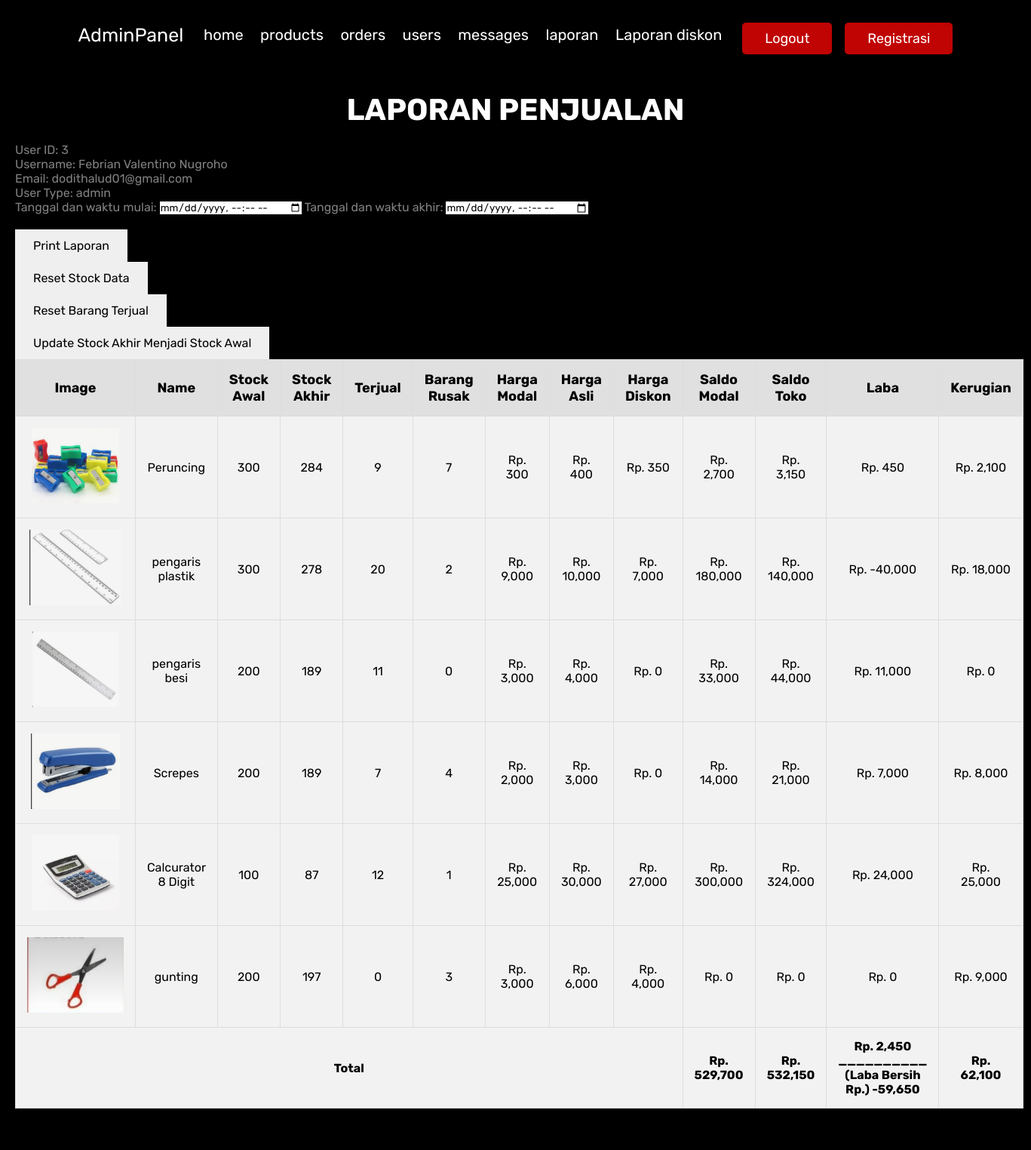
The app's page /admin_report.php (signed in) with its own data.
### tables this page shows
CREATE TABLE `users` (
  `id` int(100) NOT NULL,
  `name` varchar(100) NOT NULL,
  `email` varchar(100) NOT NULL,
  `password` varchar(100) NOT NULL,
  `user_type` varchar(20) NOT NULL DEFAULT 'user',
  `last_login` datetime DEFAULT NULL,
  `last_logout` datetime DEFAULT NULL
);

CREATE TABLE `products` (
  `id` int(100) NOT NULL,
  `name` varchar(100) NOT NULL,
  `cost_price` int(11) NOT NULL,
  `price` int(100) NOT NULL,
  `quantity` int(11) NOT NULL,
  `initial_stock` int(11) NOT NULL,
  `image` varchar(100) NOT NULL,
  `initial_stocks` int(11) NOT NULL,
  `damaged_goods` int(11) NOT NULL,
  `discount_price` decimal(10,2) NOT NULL,
  `initial_stockss` int(11) DEFAULT NULL,
  `awal_stock` int(11) DEFAULT NULL
);

### admin_report.php (the view, shortened to what this page needs)
<?php
include 'config.php';
$admin_id = $_SESSION['admin_id'];
$select_admin = mysqli_query($conn, "SELECT * FROM users WHERE id = '$admin_id'") or die('query failed');
$admin_info = mysqli_fetch_assoc($select_admin);
$print_date = date('Y-m-d H:i:s');
?>
<!DOCTYPE html>
<html lang="en">
<head>
    <link rel="stylesheet" href="https://cdnjs.cloudflare.com/ajax/libs/font-awesome/6.0.0/css/all.min.css">
    <link href="assets/css/admin_style.css" rel="stylesheet">
</head>
<body>
    <?php include 'admin_header.php'; ?>
    <section class="sales-report">
        <h1 class="title">Laporan Penjualan</h1>
        <div class="user-info">
            <p style="color: grey;">User ID: <?php echo $admin_info['id']; ?></p>
            <p style="color: grey;">Username: <?php echo $admin_info['name']; ?></p>
            <p style="color: grey;">Email: <?php echo $admin_info['email']; ?></p>
            <p style="color: grey;">User Type: <?php echo $admin_info['user_type']; ?></p>
            <form method="post">
                <label for="start_datetime" style="color: grey;">Tanggal dan waktu mulai:</label>
                <input type="datetime-local" id="start_datetime" name="start_datetime" required>
                <label for="end_datetime" style="color: grey;">Tanggal dan waktu akhir:</label>
                <input type="datetime-local" id="end_datetime" name="end_datetime" required>
            </form>
        </div>
        <button class="print-btn no-print" onclick="window.print()">Print Laporan</button>
        <form method="post">
            <button type="submit" name="reset_stock" class="print-btn no-print">Reset Stock Data</button>
        </form>
        <form method="post">
            <button type="submit" name="reset_sold_quantity" class="print-btn no-print">Reset Barang Terjual</button>
        </form>
        <form method="post">
            <button type="submit" name="update_final_to_initial" class="print-btn no-print">Update Stock Akhir Menjadi Stock Awal</button>
        </form>
        <table>
            <thead>
                <tr>
                    <th>Image</th>
                    <th>Name</th>
                    <th>Stock Awal</th>
                    <th>Stock Akhir</th>
                    <th>Terjual</th>
                    <th>Barang Rusak</th>
                    <th>Harga Modal</th>
                    <th>Harga Asli</th>
                    <th>Harga Diskon</th>
                    <th>Saldo Modal</th>
                    <th>Saldo Toko</th>
                    <th>Laba</th>
                    <th>Kerugian</th>
                </tr>
            </thead>
            <tbody>
    <?php
    $total_cost = 0;
    $total_revenue = 0;
    $total_profit = 0;
    $total_loss = 0;
    $select_products = mysqli_query($conn, "SELECT * FROM products") or die('query failed');
    if (mysqli_num_rows($select_products) > 0) {
        while ($fetch_products = mysqli_fetch_assoc($select_products)) {
            $initial_stock = $fetch_products['initial_stocks'];
            $final_stock = $fetch_products['quantity'];
            $damaged_goods = $fetch_products['damaged_goods'] ?? 0;
            $cost_price = $fetch_products['cost_price'] ?? 0;
            $original_price = $fetch_products['price'] ?? 0;
            $discount_price = $fetch_products['discount_price'] ?? 0;
            $sold_quantity = $initial_stock - $final_stock ;
            $total_cost_product = $sold_quantity * $cost_price;
            $total_revenue_product = $sold_quantity * ($discount_price > 0 ? $discount_price : $original_price);
            $profit = $total_revenue_product - $total_cost_product;
            $loss = $damaged_goods * $cost_price;
            $total_cost += $total_cost_product;
            $total_revenue += $total_revenue_product;
            $total_profit += $profit;
            $total_loss += $loss;
            $adjusted_final_stock = $final_stock - $damaged_goods;
            $saldo_toko = $sold_quantity * ($discount_price > 0 ? $discount_price : $original_price);
            $saldo_modal = $sold_quantity * $cost_price;
    ?>
    <tr>
        <td><img src="uploaded_img/<?php echo $fetch_products['image']; ?>" height="100" alt=""></td>
        <td><?php echo $fetch_products['name']; ?></td>
        <td><?php echo $initial_stock; ?></td>
        <td><?php echo $adjusted_final_stock; ?></td>
        <td><?php echo $sold_quantity; ?></td>
        <td><?php echo $damaged_goods; ?></td>
        <td>Rp. <?php echo number_format($cost_price); ?></td>
        <td>Rp. <?php echo number_format($original_price); ?></td>
        <td>Rp. <?php echo number_format($discount_price); ?></td>
        <td>Rp. <?php echo number_format($saldo_modal); ?></td>
        <td>Rp. <?php echo number_format($saldo_toko); ?></td>
        <td>Rp. <?php echo number_format($profit); ?></td>
        <td>Rp. <?php echo number_format($loss); ?></td>
    </tr>
    <?php
        }
    } else {
        echo '<tr><td colspan="13" class="empty">No products available</td></tr>';
    }
    ?>
    </tbody>
    <tfoot>
        <?php
        $net_profit = $total_profit - $total_loss;
        ?>
        <tr class="total-row">
            <td colspan="9">Total</td>
            <td>Rp. <?php echo number_format($total_cost); ?></td>
            <td>Rp. <?php echo number_format($total_revenue); ?></td>
            <td>Rp. <?php echo number_format($total_profit); ?>  <br>__________ <br> (Laba Bersih Rp.) <?php echo number_format($net_profit); ?></td>
            <td>Rp. <?php echo number_format($total_loss); ?></td>
        </tr>
    </tfoot>
</table>
<div class="print-info">
    <p>Tanggal Print: <?php echo $print_date; ?></p>
</div>
</section>
</body>
</html>

### assets/css/admin_style.css (style rules this page uses)
:root { --purple:#ffffff; --red:#c00303; --orange:#ff8000; --black:#ffffff; --white:#000000; --light-color:#ffffff; --light-white:#ccc; --light-bg:#000000; --border:.1rem solid var(--black); --box-shadow:0 .5rem 1rem rgba(0, 0, 0, 0.1); }
* { font-family: 'Rubik', sans-serif; margin:0; padding:0; box-sizing: border-box; outline: none; border:none; text-decoration: none; transition:all .2s linear; }
html { font-size: 62.5%; overflow-x: hidden; }
body { background-color: var(--light-bg); }
section { padding:3rem 2rem; }
.title { text-align: center; margin-bottom: 2rem; text-transform: uppercase; color:var(--black); font-size: 4rem; }

### admin_report.php (style rules this page uses)
table { width: 100%; border-collapse: collapse; background-color: #f2f2f2; font-size: 16px; }
th, td { padding: 15px; border: 1px solid #ddd; text-align: center; }
th { background-color: #e0e0e0; font-size: 18px; }
td { font-size: 16px; }
.print-btn { padding: 12px 24px; font-size: 16px; }
.total-row { font-weight: bold; font-size: 18px; }
.user-info { margin: 20px 0; font-size: 16px; }
.print-info { font-size: 14px; text-align: center; margin: 10px 0; }

### records on screen
users: id "3", name "Febrian Valentino Nugroho", email "dodithalud01@gmail.com", user_type "admin"
products: image (picture), name "Peruncing", initial_stocks "300", adjusted_final_stock "284", sold_quantity "9", damaged_goods "7", cost_price "300", price "400", discount_price "350", saldo_modal "2,700", saldo_toko "3,150", profit "450", loss "2,100"
products: image (picture), name "pengaris plastik", initial_stocks "300", adjusted_final_stock "278", sold_quantity "20", damaged_goods "2", cost_price "9,000", price "10,000", discount_price "7,000", saldo_modal "180,000", saldo_toko "140,000", profit "-40,000", loss "18,000"
products: image (picture), name "pengaris besi", initial_stocks "200", quantity "189", sold_quantity "11", damaged_goods "0", cost_price "3,000", price "4,000", discount_price "0", saldo_modal "33,000", saldo_toko "44,000", profit "11,000"
products: image (picture), name "Screpes", initial_stocks "200", adjusted_final_stock "189", sold_quantity "7", damaged_goods "4", cost_price "2,000", price "3,000", discount_price "0", saldo_modal "14,000", saldo_toko "21,000", profit "7,000", loss "8,000"
products: image (picture), name "Calcurator 8 Digit", initial_stocks "100", adjusted_final_stock "87", sold_quantity "12", damaged_goods "1", cost_price "25,000", price "30,000", discount_price "27,000", saldo_modal "300,000", saldo_toko "324,000", profit "24,000", loss "25,000"
products: image (picture), name "gunting", initial_stocks "200", adjusted_final_stock "197", sold_quantity "0", damaged_goods "3", cost_price "3,000", price "6,000", discount_price "4,000", saldo_modal "0", saldo_toko "0", profit "0", loss "9,000"

### other values on screen
$total_cost "529,700"
$total_revenue "532,150"
$total_profit "2,450"
$net_profit "-59,650"
$total_loss "62,100"
